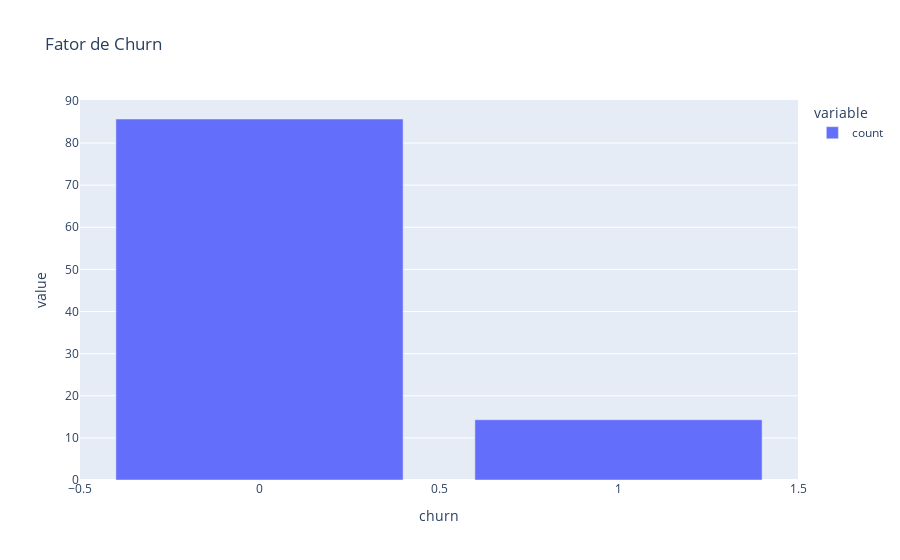

Notebook code for this chart:
### Code cell
fig = px.bar(df['churn'].value_counts() / len(df) * 100, title='Fator de Churn')
fig.show()

### Figure 1 — Plotly figure (JSON) as saved in the notebook; plotly's stock layout.template omitted (floating-point values rounded to 4 significant figures)
{"data": [{"hovertemplate": "variable=count<br>churn=%{x}<br>value=%{y}<extra></extra>", "legendgroup": "count", "marker": {"color": "#636efa", "pattern": {"shape": ""}}, "name": "count", "orientation": "v", "showlegend": true, "textposition": "auto", "type": "bar", "x": [0, 1], "xaxis": "x", "y": [85.7, 14.3], "yaxis": "y"}], "layout": {"barmode": "relative", "legend": {"title": {"text": "variable"}, "tracegroupgap": 0}, "title": {"text": "Fator de Churn"}, "xaxis": {"anchor": "y", "domain": [0, 1], "title": {"text": "churn"}}, "yaxis": {"anchor": "x", "domain": [0, 1], "title": {"text": "value"}}}}
